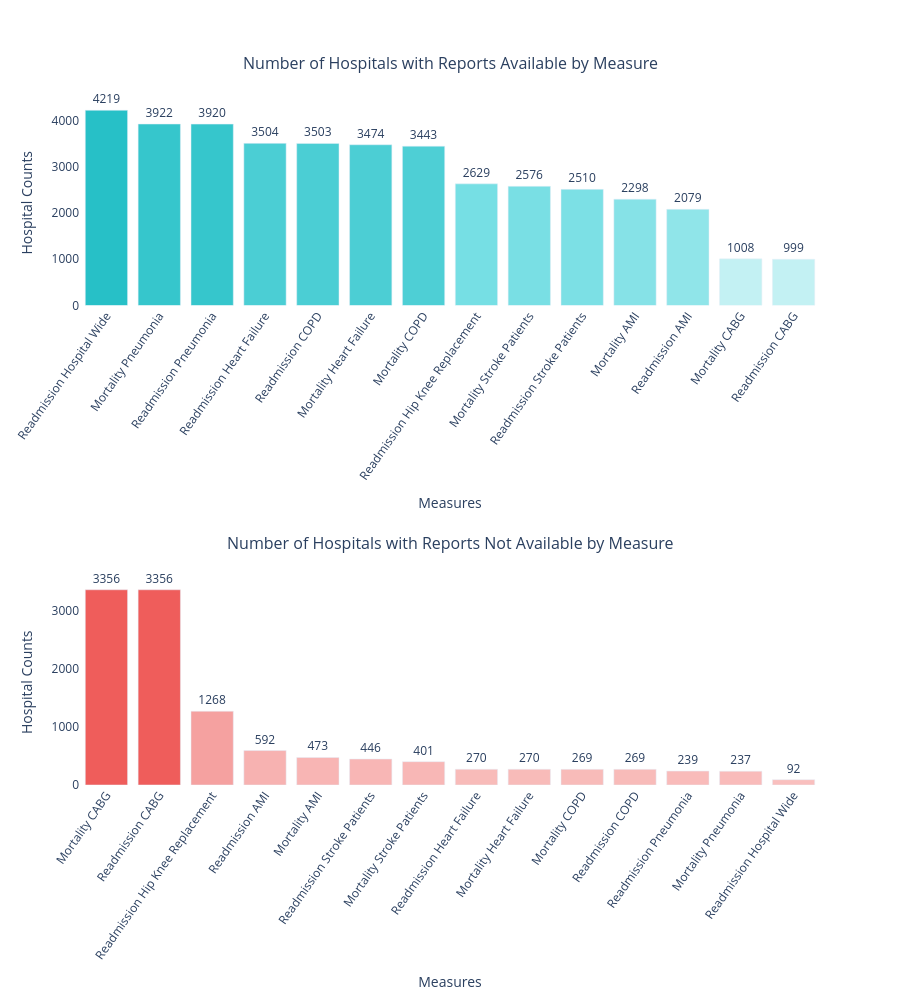

Notebook source saved alongside this figure:
### Markdown cell above
# Hospital Coverage & Participation Patterns

### Code cell
# Number of unique hospitals reporting each measure
reports_pres = data.query("reports_availability == 'Available'").groupby('measure_short')['hospital_name'].nunique().sort_values(ascending=False).reset_index(name='counts')
reports_abs = data.query("`reports_availability` == 'Not Available'").groupby('measure_short')['hospital_name'].nunique().sort_values(ascending=False).reset_index(name='counts')

fig = make_subplots(rows=2, cols=1,
                    specs=[[{"type":"xy"}],
                           [{"type":"xy"}]],
                    subplot_titles=['Number of Hospitals with Reports Available by Measure', 'Number of Hospitals with Reports Not Available by Measure'],
                    vertical_spacing=0.40)

fig.add_trace(go.Bar(x=reports_pres['measure_short'], 
                     y=reports_pres['counts'], 
                     text=reports_pres['counts'], 
                     textposition="outside",
                     marker=dict(color=reports_pres['counts'], colorscale=["#C3F1F3","#77DFE4", "#27C0C7"]),
                     showlegend=False), row=1, col=1)

fig.update_xaxes(tickangle=-55, title="Measures", row=1, col=1)
fig.update_yaxes( title="Hospital Counts", row=1, col=1)

fig.add_trace(go.Bar(x=reports_abs['measure_short'], 
                     y=reports_abs['counts'], 
                     text=reports_abs['counts'], 
                     textposition="outside", 
                     marker=dict(color=reports_abs['counts'], colorscale=["#F9BFBE", "#F49694", "#EF5D5B"]),
                     showlegend=False), row=2, col=1)

fig.update_xaxes(tickangle=-55, title="Measures", row=2, col=1)
fig.update_yaxes( title="Hospital Counts", row=2, col=1)


for ann in fig['layout']['annotations'][:7]:  # Only adjust subplot titles
    ann['y'] += 0.035

fig.update_traces(cliponaxis=False)
fig.update_layout(height=1000,
                  plot_bgcolor='rgba(0,0,0,0)')
fig.show()

### Figure 1 — Plotly figure (JSON) as saved in the notebook; plotly's stock layout.template omitted (floating-point values rounded to 4 significant figures)
{"data": [{"cliponaxis": false, "marker": {"color": [4219, 3922, 3920, 3504, 3503, 3474, 3443, 2629, 2576, 2510, 2298, 2079, 1008, 999], "colorscale": [[0, "#C3F1F3"], [0.5, "#77DFE4"], [1, "#27C0C7"]]}, "showlegend": false, "text": [4219.0, 3922.0, 3920.0, 3504.0, 3503.0, 3474.0, 3443.0, 2629.0, 2576.0, 2510.0, 2298.0, 2079.0, 1008.0, 999.0], "textposition": "outside", "type": "bar", "x": ["Readmission Hospital Wide", "Mortality Pneumonia", "Readmission Pneumonia", "Readmission Heart Failure", "Readmission COPD", "Mortality Heart Failure", "Mortality COPD", "Readmission Hip Knee Replacement", "Mortality Stroke Patients", "Readmission Stroke Patients", "Mortality AMI", "Readmission AMI", "Mortality CABG", "Readmission CABG"], "xaxis": "x", "y": [4219, 3922, 3920, 3504, 3503, 3474, 3443, 2629, 2576, 2510, 2298, 2079, 1008, 999], "yaxis": "y"}, {"cliponaxis": false, "marker": {"color": [3356, 3356, 1268, 592, 473, 446, 401, 270, 270, 269, 269, 239, 237, 92], "colorscale": [[0, "#F9BFBE"], [0.5, "#F49694"], [1, "#EF5D5B"]]}, "showlegend": false, "text": [3356.0, 3356.0, 1268.0, 592.0, 473.0, 446.0, 401.0, 270.0, 270.0, 269.0, 269.0, 239.0, 237.0, 92.0], "textposition": "outside", "type": "bar", "x": ["Mortality CABG", "Readmission CABG", "Readmission Hip Knee Replacement", "Readmission AMI", "Mortality AMI", "Readmission Stroke Patients", "Mortality Stroke Patients", "Readmission Heart Failure", "Mortality Heart Failure", "Mortality COPD", "Readmission COPD", "Readmission Pneumonia", "Mortality Pneumonia", "Readmission Hospital Wide"], "xaxis": "x2", "y": [3356, 3356, 1268, 592, 473, 446, 401, 270, 270, 269, 269, 239, 237, 92], "yaxis": "y2"}], "layout": {"annotations": [{"font": {"size": 16}, "showarrow": false, "text": "Number of Hospitals with Reports Available by Measure", "x": 0.5, "xanchor": "center", "xref": "paper", "y": 1.035, "yanchor": "bottom", "yref": "paper"}, {"font": {"size": 16}, "showarrow": false, "text": "Number of Hospitals with Reports Not Available by Measure", "x": 0.5, "xanchor": "center", "xref": "paper", "y": 0.335, "yanchor": "bottom", "yref": "paper"}], "height": 1000, "plot_bgcolor": "rgba(0,0,0,0)", "xaxis": {"anchor": "y", "domain": [0, 1], "tickangle": -55, "title": {"text": "Measures"}}, "xaxis2": {"anchor": "y2", "domain": [0, 1], "tickangle": -55, "title": {"text": "Measures"}}, "yaxis": {"anchor": "x", "domain": [0.7, 1], "title": {"text": "Hospital Counts"}}, "yaxis2": {"anchor": "x2", "domain": [0, 0.3], "title": {"text": "Hospital Counts"}}}}
